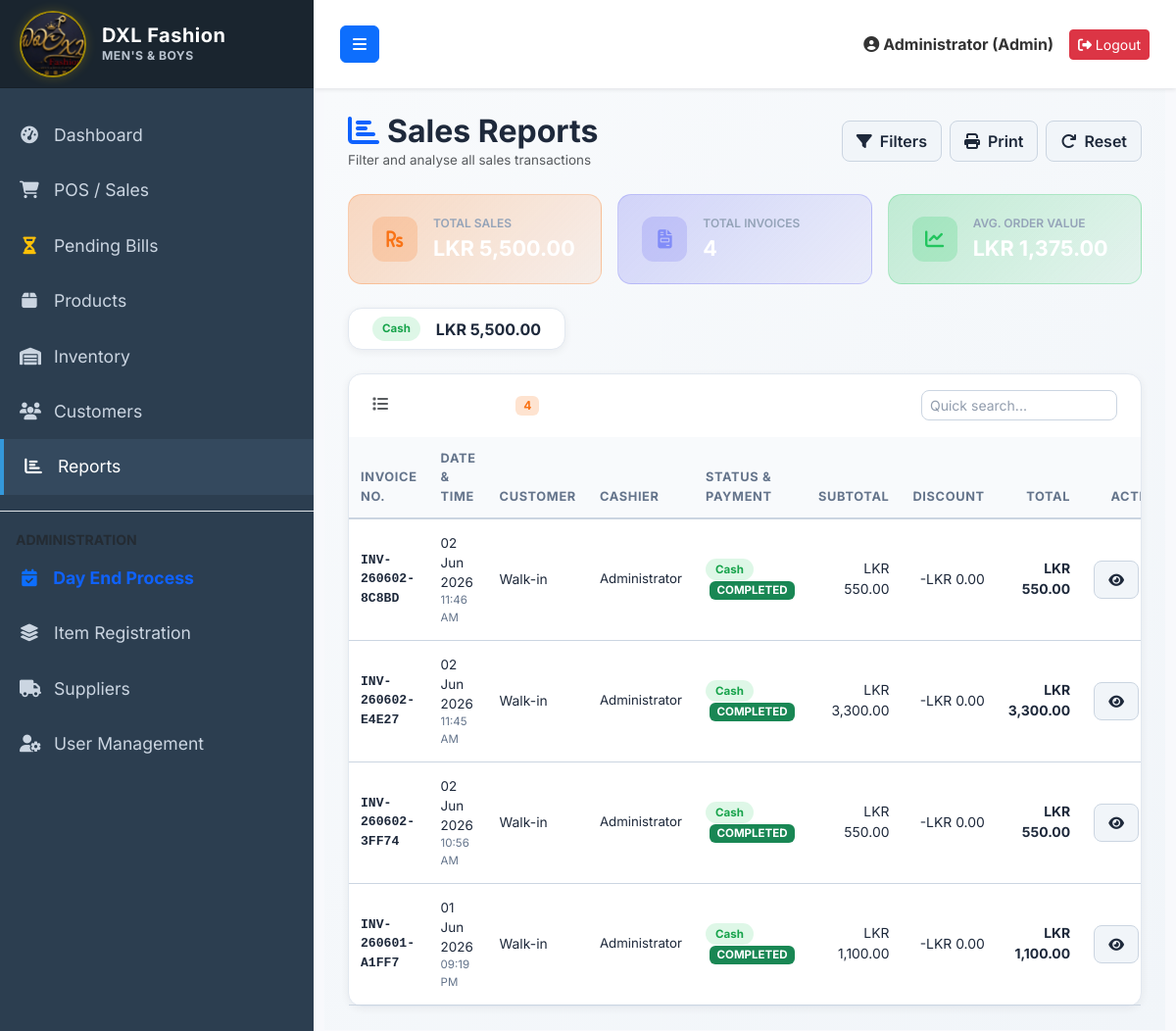
/reports.php (signed in), run on the app's committed database.
### tables this page shows
CREATE TABLE `sales` (
  `id` int(11) NOT NULL AUTO_INCREMENT,
  `invoice_no` varchar(50) NOT NULL,
  `customer_id` int(11) DEFAULT NULL,
  `total_amount` decimal(10,2) NOT NULL DEFAULT 0.00,
  `discount` decimal(10,2) DEFAULT 0.00,
  `tax` decimal(10,2) DEFAULT 0.00,
  `payment_method` varchar(50) DEFAULT 'Cash',
  `paid_amount` decimal(10,2) NOT NULL DEFAULT 0.00,
  `balance` decimal(10,2) NOT NULL DEFAULT 0.00,
  `sale_date` datetime NOT NULL DEFAULT current_timestamp(),
  `created_by` int(11) DEFAULT NULL,
  `print_count` int(11) DEFAULT 1,
  `status` varchar(20) NOT NULL DEFAULT 'COMPLETED',
  `cancelled_at` datetime DEFAULT NULL,
  `cancelled_by` int(11) DEFAULT NULL,
  `cancellation_reason` text DEFAULT NULL,
  PRIMARY KEY (`id`),
  UNIQUE KEY `invoice_no` (`invoice_no`),
  KEY `customer_id` (`customer_id`),
  KEY `created_by` (`created_by`),
  CONSTRAINT `fk_sales_cust` FOREIGN KEY (`customer_id`) REFERENCES `customers` (`id`) ON DELETE SET NULL,
  CONSTRAINT `fk_sales_user` FOREIGN KEY (`created_by`) REFERENCES `users` (`id`) ON DELETE SET NULL
);

### reports.php (the view, shortened to what this page needs)
<?php
require_once 'config/database.php';
require_once 'includes/header.php';
$where  = ["1=1"];
$params = [];
$item_join = '';
$where_sql = implode(" AND ", $where);
$sql = "
    SELECT s.*,
           COALESCE(c.customer_name,'Walk-in') AS customer_name,
           COALESCE(u.full_name,'—') AS cashier_name
    FROM sales s
    LEFT JOIN customers c ON c.id = s.customer_id
    LEFT JOIN users     u ON u.id = s.created_by
    $item_join
    WHERE $where_sql
    GROUP BY s.id
    ORDER BY s.sale_date DESC
";
$stmt = $pdo->prepare($sql);
$stmt->execute($params);
$sales = $stmt->fetchAll();
$active_sales   = array_filter($sales, function($s) { return $s['status'] !== 'CANCELLED'; });
$total_amount   = array_sum(array_column($active_sales,'total_amount'));
$total_invoices = count($active_sales);
$avg_order      = $total_invoices > 0 ? $total_amount / $total_invoices : 0;
$pay_breakdown = [];
foreach ($sales as $s) {
    $pm = $s['payment_method'];
    $pay_breakdown[$pm] = ($pay_breakdown[$pm] ?? 0) + $s['total_amount'];
}
?>
<div class="premium-dark-page" style="margin:-24px;padding:24px;">
<div class="d-flex justify-content-between align-items-center mb-4 flex-wrap gap-2">
    <div>
        <h2 class="fw-bold text-white m-0"><i class="fas fa-chart-bar me-2" style="color:var(--primary-orange)"></i>Sales Reports</h2>
        <p class="text-muted mb-0" style="font-size:.84rem;">Filter and analyse all sales transactions</p>
    </div>
    <div class="d-flex gap-2 no-print-btn">
        <button class="btn btn-dark-premium" onclick="document.getElementById('filterPanel').classList.toggle('d-none')">
            <i class="fas fa-filter me-1"></i> Filters
        </button>
        <button class="btn btn-dark-premium" onclick="window.print()"><i class="fas fa-print me-1"></i> Print</button>
        <a href="reports.php" class="btn btn-dark-premium"><i class="fas fa-redo me-1"></i> Reset</a>
    </div>
</div>
<div class="row g-3 mb-4">
    <div class="col-md-4">
        <div class="rpt-summary-card" style="background:linear-gradient(135deg,rgba(249,115,22,.25),rgba(249,115,22,.08));border:1px solid rgba(249,115,22,.25);">
            <div class="d-flex align-items-center gap-3">
                <div style="width:46px;height:46px;border-radius:12px;background:rgba(249,115,22,.2);display:flex;align-items:center;justify-content:center;">
                    <i class="fas fa-rupee-sign" style="color:#f97316;font-size:1.2rem;"></i>
                </div>
                <div>
                    <div style="font-size:.75rem;color:#94a3b8;font-weight:600;text-transform:uppercase;">Total Sales</div>
                    <div class="fw-bold text-white" style="font-size:1.35rem;">LKR <?= number_format($total_amount,2) ?></div>
                </div>
            </div>
        </div>
    </div>
    <div class="col-md-4">
        <div class="rpt-summary-card" style="background:linear-gradient(135deg,rgba(99,102,241,.25),rgba(99,102,241,.08));border:1px solid rgba(99,102,241,.25);">
            <div class="d-flex align-items-center gap-3">
                <div style="width:46px;height:46px;border-radius:12px;background:rgba(99,102,241,.2);display:flex;align-items:center;justify-content:center;">
                    <i class="fas fa-file-invoice" style="color:#818cf8;font-size:1.2rem;"></i>
                </div>
                <div>
                    <div style="font-size:.75rem;color:#94a3b8;font-weight:600;text-transform:uppercase;">Total Invoices</div>
                    <div class="fw-bold text-white" style="font-size:1.35rem;"><?= number_format($total_invoices) ?></div>
                </div>
            </div>
        </div>
    </div>
    <div class="col-md-4">
        <div class="rpt-summary-card" style="background:linear-gradient(135deg,rgba(34,197,94,.25),rgba(34,197,94,.08));border:1px solid rgba(34,197,94,.25);">
            <div class="d-flex align-items-center gap-3">
                <div style="width:46px;height:46px;border-radius:12px;background:rgba(34,197,94,.2);display:flex;align-items:center;justify-content:center;">
                    <i class="fas fa-chart-line" style="color:#22c55e;font-size:1.2rem;"></i>
                </div>
                <div>
                    <div style="font-size:.75rem;color:#94a3b8;font-weight:600;text-transform:uppercase;">Avg. Order Value</div>
                    <div class="fw-bold text-white" style="font-size:1.35rem;">LKR <?= number_format($avg_order,2) ?></div>
                </div>
            </div>
        </div>
    </div>
</div>
<?php if (!empty($pay_breakdown)): ?>
<div class="row g-3 mb-4">
    <?php foreach($pay_breakdown as $method => $amount): ?>
    <div class="col-auto">
        <div class="rpt-card px-4 py-2 d-flex align-items-center gap-3">
            <span class="badge-payment badge-<?= strtolower($method) ?>"><?= $method ?></span>
            <span class="fw-bold" style="color:#1e293b;">LKR <?= number_format($amount,2) ?></span>
        </div>
    </div>
    <?php endforeach; ?>
</div>
<?php endif; ?>
<div class="rpt-card p-0">
    <div class="d-flex align-items-center justify-content-between px-4 py-3" style="border-bottom:1px solid rgba(255,255,255,.07);">
        <h6 class="text-white fw-bold m-0"><i class="fas fa-list me-2 text-muted"></i>Sales Records
            <span class="badge ms-2" style="background:rgba(249,115,22,.2);color:#f97316;font-size:.75rem;"><?= $total_invoices ?></span>
        </h6>
        <input type="text" class="form-control form-control-sm no-print-btn" id="tblSearch" placeholder="Quick search..." onkeyup="quickSearch(this.value)" style="width:200px;">
    </div>
    <div class="table-responsive">
        <table class="table rpt-table m-0" id="rptTable">
            <thead>
                <tr>
                    <th>Invoice No.</th>
                    <th>Date &amp; Time</th>
                    <th>Customer</th>
                    <th>Cashier</th>
                    <th>Status &amp; Payment</th>
                    <th class="text-end">Subtotal</th>
                    <th class="text-end">Discount</th>
                    <th class="text-end">Total</th>
                    <th class="text-center no-print-btn">Actions</th>
                </tr>
            </thead>
            <tbody>
            <?php if (empty($sales)): ?>
                <tr><td colspan="9" class="text-center text-muted py-5">
                    <i class="fas fa-search d-block fs-2 mb-2 opacity-25"></i>
                    No sales records found for the selected filters.
                </td></tr>
            <?php else: ?>
            <?php foreach($sales as $s):
                $pm_badge = strtolower($s['payment_method']);
            ?>
            <tr>
                <td class="fw-bold font-monospace" style="color:#0f62fe;font-size:.82rem;"><?= htmlspecialchars($s['invoice_no']) ?></td>
                <td>
                    <div style="font-size:.84rem;"><?= date('d M Y', strtotime($s['sale_date'])) ?></div>
                    <div style="font-size:.72rem;color:#64748b;"><?= date('h:i A', strtotime($s['sale_date'])) ?></div>
                </td>
                <td><?= htmlspecialchars($s['customer_name']) ?></td>
                <td style="font-size:.83rem;"><?= htmlspecialchars($s['cashier_name']) ?></td>
                <td>
                    <span class="badge-payment badge-<?= $pm_badge ?>"><?= htmlspecialchars($s['payment_method']) ?></span>
                    <?php if ($s['status'] === 'CANCELLED'): ?>
                        <span class="badge bg-danger ms-1" style="font-size:.72rem; font-weight:700;">CANCELLED</span>
                    <?php else: ?>
                        <span class="badge bg-success ms-1" style="font-size:.72rem; font-weight:700;">COMPLETED</span>
                    <?php endif; ?>
                </td>
                <td class="text-end">LKR <?= number_format($s['total_amount'] + $s['discount'], 2) ?></td>
                <td class="text-end text-danger">-LKR <?= number_format($s['discount'],2) ?></td>
                <td class="text-end fw-bold" style="color:#1e293b; <?= $s['status'] === 'CANCELLED' ? 'text-decoration: line-through; opacity: 0.6;' : '' ?>">LKR <?= number_format($s['total_amount'],2) ?></td>
                <td class="text-center no-print-btn">
                    <div class="d-inline-flex gap-2">
                        <button class="btn btn-sm btn-dark-premium text-info border-0" onclick="viewDetail('<?= htmlspecialchars($s['invoice_no'], ENT_QUOTES) ?>')" title="View Items">
                            <i class="fas fa-eye"></i>
                        </button>
                    </div>
                </td>
            </tr>
            <?php endforeach; ?>
            <?php endif; ?>
            </tbody>
        </table>
    </div>
</div>
</div>
<?php require_once 'includes/footer.php'; ?>

### assets/css/style.css (style rules this page uses)
body { font-family: 'Inter', sans-serif; background-color: #f8f9fc; color: #333; margin: 0; padding: 0; overflow: hidden; height: 100vh; }
:root { --bg-gradient: linear-gradient(135deg, #f8fafc, #f1f5f9); --card-dark: #ffffff; --text-white: #1e293b; --text-muted-dark: #64748b; --primary-blue: #0f62fe; --primary-blue-hover: #0043ce; --primary-orange: var(--primary-blue); --primary-orange-hover: var(--primary-blue-hover); --border-color-dark: #cbd5e1; --accent-blue: var(--primary-blue); --accent-pink: #db2777; --accent-green: #10b981; }
.premium-dark-page { background: var(--bg-gradient) !important; color: var(--text-white) !important; padding: 15px; }
.premium-dark-page h2, .premium-dark-page h3, .premium-dark-page h4, .premium-dark-page h5 { color: var(--text-white) !important; }
.premium-dark-page .table { --bs-table-bg: transparent !important; --bs-table-color: var(--text-white) !important; border-color: var(--border-color-dark) !important; vertical-align: middle !important; }
.premium-dark-page .table th { color: var(--text-muted-dark) !important; font-size: 0.8rem; font-weight: 700; text-transform: uppercase; letter-spacing: 0.05em; border-bottom: 2px solid var(--border-color-dark) !important; background: #f8fafc !important; padding: 12px; }
.premium-dark-page .table td { border-bottom: 1px solid var(--border-color-dark) !important; padding: 14px 12px !important; color: var(--text-white) !important; }
.btn-dark-premium { background-color: #f1f5f9 !important; border: 1px solid var(--border-color-dark) !important; color: #1e293b !important; transition: all 0.2s ease; padding: 8px 14px; border-radius: 8px; font-weight: 600; }
.premium-dark-page .form-control, .premium-dark-page .form-select { background-color: #ffffff !important; border: 1px solid var(--border-color-dark) !important; color: #1e293b !important; border-radius: 8px; }
.premium-dark-page .form-control::placeholder { color: var(--text-muted-dark) !important; opacity: 0.7; }

### reports.php (style rules this page uses)
.rpt-card { background:#ffffff; border:1px solid #e2e8f0; border-radius:14px; box-shadow:0 2px 8px rgba(15,23,42,.06); }
.rpt-summary-card { border-radius:14px; padding:20px 24px; }
.rpt-table thead th { background:#f8fafc; color:#64748b; font-size:.75rem; text-transform:uppercase; letter-spacing:.06em; border:none; border-bottom:2px solid #e2e8f0; padding:12px 14px; }
.rpt-table tbody tr { border-bottom:1px solid #f1f5f9; transition:background .15s; }
.rpt-table tbody td { color:#1e293b; vertical-align:middle; border:none; padding:11px 14px; font-size:.87rem; }
.badge-payment { padding:4px 10px; border-radius:20px; font-size:.72rem; font-weight:700; }
.badge-cash { background:rgba(34,197,94,.15); color:#16a34a; }

### data on the page
sales: invoice_no "INV-260602-8C8BD", sale_date "02 Jun 2026", sale_date "11:46 AM", customer_name "Walk-in", cashier_name "Administrator", payment_method "Cash", status "COMPLETED", $s['total_amount'] + $s['discount'] "550.00", discount "0.00", total_amount "550.00"
sales: invoice_no "INV-260602-E4E27", sale_date "02 Jun 2026", sale_date "11:45 AM", customer_name "Walk-in", cashier_name "Administrator", payment_method "Cash", status "COMPLETED", $s['total_amount'] + $s['discount'] "3,300.00", discount "0.00", total_amount "3,300.00"
sales: invoice_no "INV-260602-3FF74", sale_date "02 Jun 2026", sale_date "10:56 AM", customer_name "Walk-in", cashier_name "Administrator", payment_method "Cash", status "COMPLETED", $s['total_amount'] + $s['discount'] "550.00", discount "0.00", total_amount "550.00"
sales: invoice_no "INV-260601-A1FF7", sale_date "01 Jun 2026", sale_date "09:19 PM", customer_name "Walk-in", cashier_name "Administrator", payment_method "Cash", status "COMPLETED", $s['total_amount'] + $s['discount'] "1,100.00", discount "0.00", total_amount "1,100.00"

### other printed values
$_SESSION['full_name'] "Administrator"
$_SESSION['role'] "Admin"
$total_amount "5,500.00"
$total_invoices "4"
$avg_order "1,375.00"
$method "Cash"
$amount "5,500.00"
